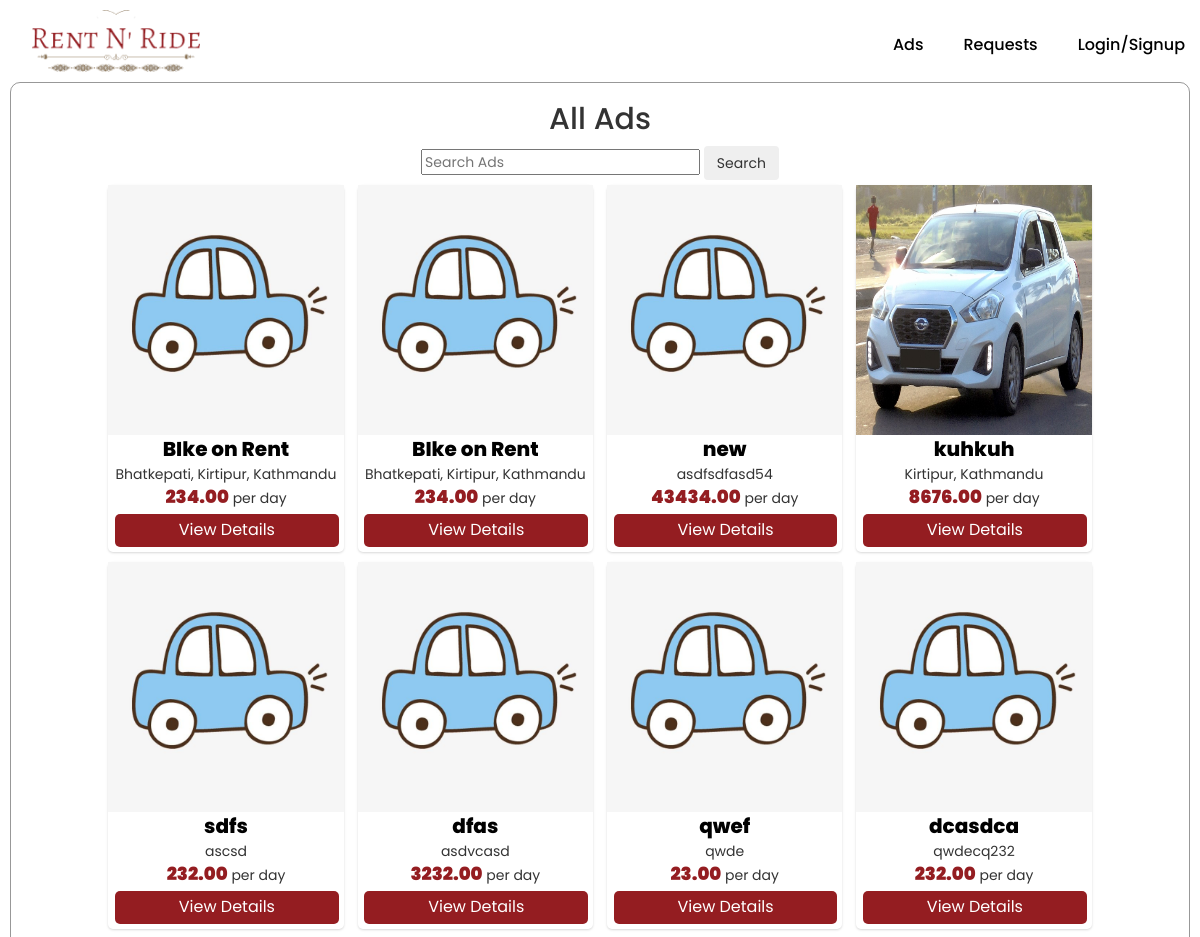
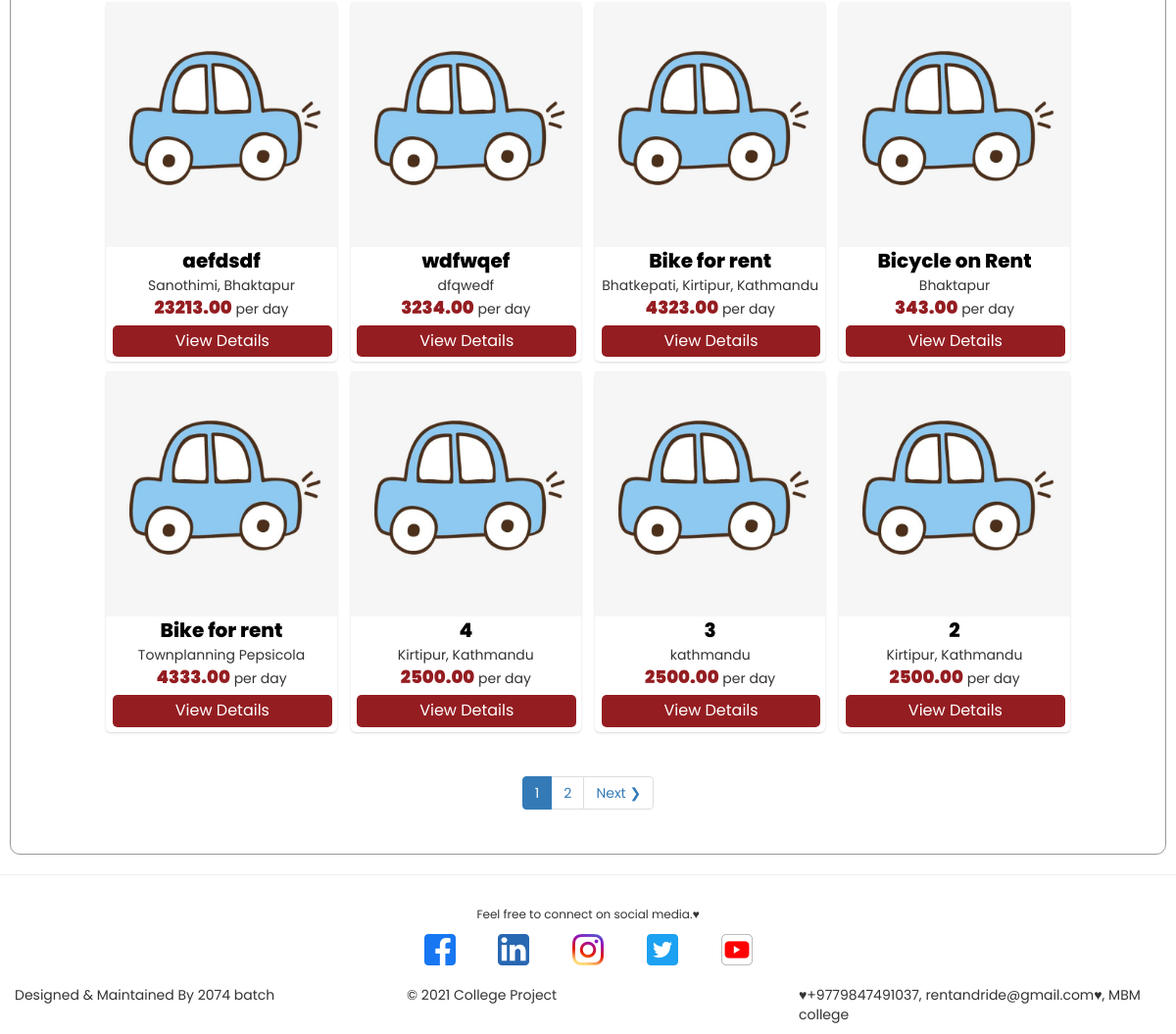
The page /ads/ on the database as committed earlier (2 pictures, top to bottom).
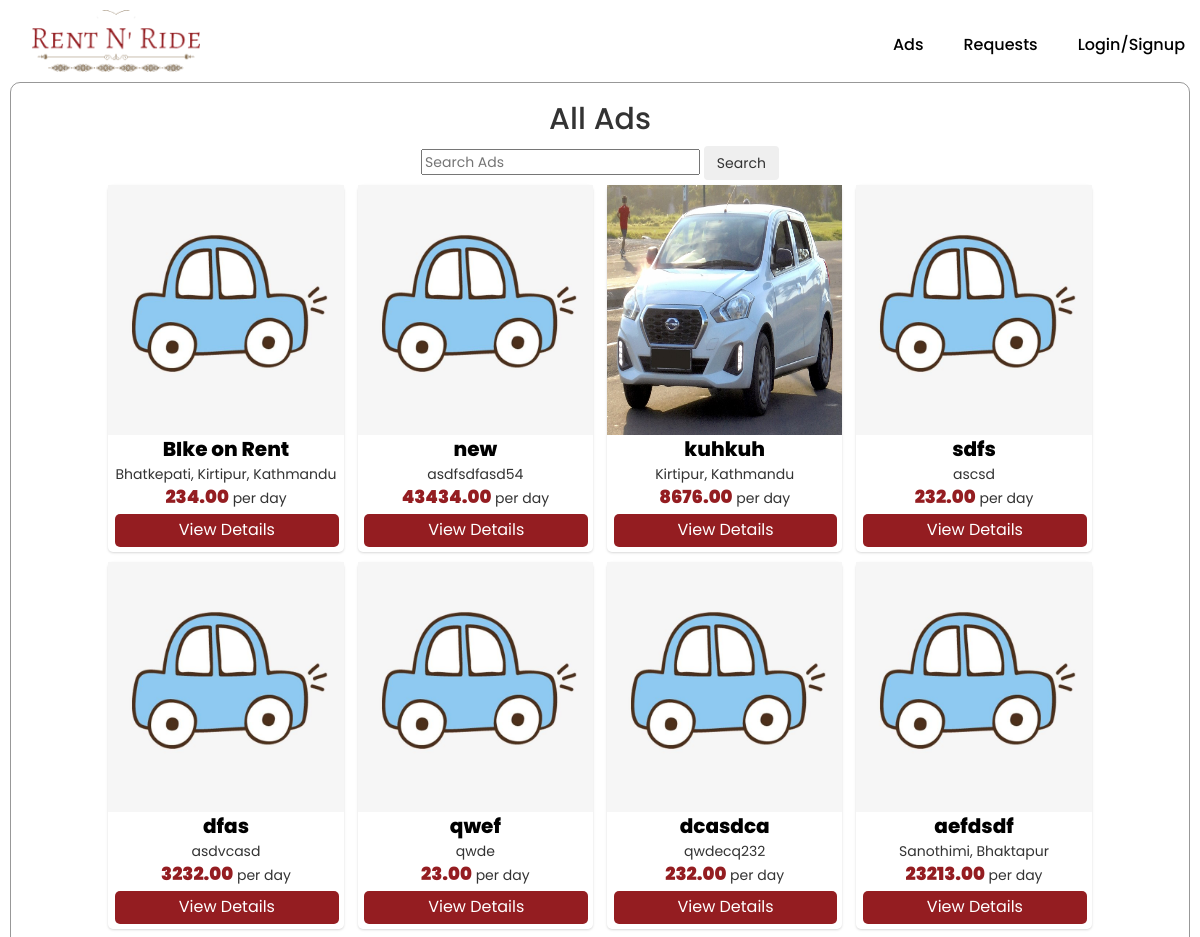
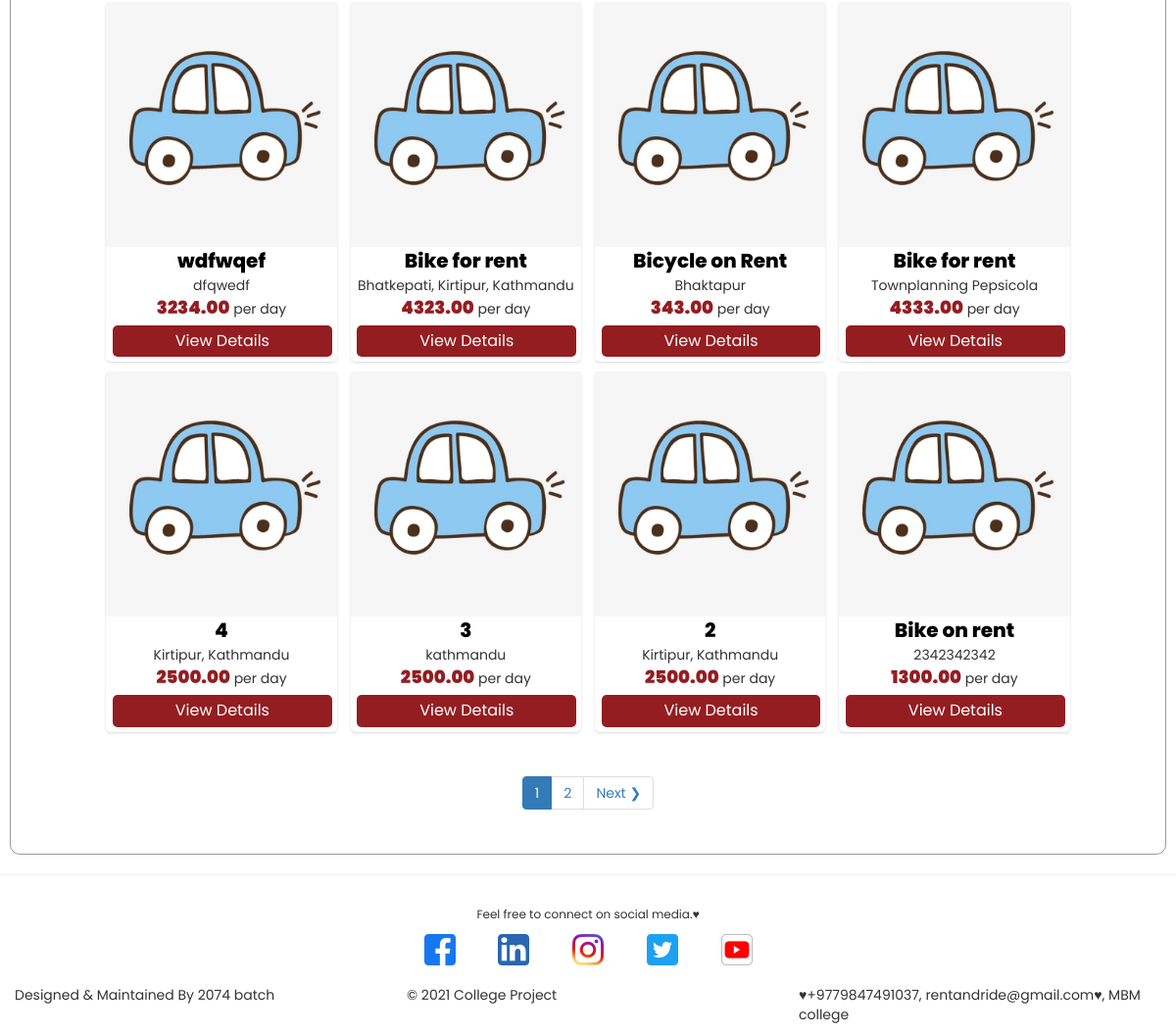
The same page on the database as committed later (2 pictures, top to bottom).
### ads/models.py (models this page shows, shortened)
class Ad(models.Model):
    VEHICLE_CHOICES = [
        ('C', 'Car'),
        ('M', 'Motrobike'),
        ('B', 'Bicycle'),
        ('S', 'Scooter'),
        ('O', 'Other')
    ]
    ad_title = models.CharField(max_length=200, null=True)
    owner = models.ForeignKey(
        Profile, null=True, blank=True, on_delete=models.SET_NULL)
    vehicle_type = models.CharField(
        max_length=1, choices=VEHICLE_CHOICES, null=True)
    vehicle_make = models.ForeignKey(
        VehicleMake, on_delete=models.PROTECT, null=True)
    model = models.CharField(max_length=200, null=True)
    distance_travelled = models.DecimalField(
        max_digits=8, decimal_places=2, null=True, blank=True)
    registration_number = models.CharField(
        max_length=100, null=True, blank=True)
    available_from = models.DateField(null=True)
    available_till = models.DateField(null=True)
    location = models.CharField(max_length=200, null=True)
    asking_price = models.DecimalField(
        max_digits=8, decimal_places=2, null=True)
    featured_image = models.ImageField(
        blank=True, null=True, upload_to='ads/', default='ads/ad-default.jpg')
    description = models.TextField(null=True, blank=True)
    created = models.DateTimeField(auto_now_add=True)
    id = models.UUIDField(default=uuid.uuid4, unique=True,
                          primary_key=True, editable=False)
    class Meta:
        ordering = ['-created']

### ads/views.py (the view)
# urls.py: path('ads/', views.ad, name='ads-archive'),
def ad(request):
    search_query = ''
    if request.GET.get('search_query'):
        search_query = request.GET.get('search_query')
    ads = Ad.objects.filter(Q(ad_title__icontains=search_query) | Q(location__icontains=search_query))
    page = request.GET.get('page')
    results = 16
    paginator = Paginator(ads, results)
    try:
        ads = paginator.page(page)
    except PageNotAnInteger:
        page = 1
        ads = paginator.page(page)
    except EmptyPage:
        page = paginator.num_pages
        ads = paginator.page(page)
    context = {'ads': ads, 'search_query': search_query, 'paginator': paginator}
    return render(request, 'ads/ads.html', context)

### ads/templates/ads/ads.html (shortened to what this page needs)
{% extends 'main.html' %}
{% load static %}
{% block content %}
<div class="wrapper">
    <h2>All Ads</h2>
    <form action="{% url 'ads-archive' %}" method="get">
        <input type="text " placeholder="Search Ads" id="" name="search_query" , value="{{search_query}}">
        <input type="submit" name="" id="" class="btn btn--sub btn--lg" value="Search">
    </form>
    {% for ad in ads %}
    <div class="card">
        <img src="{{ad.featured_image.url }}" alt="Avatar" style="width:100%; height: 250px;">
        <div class="detail">
            <name>{{ad.ad_title}}</name>
            <br>
            <location>{{ad.location}}</location>
            <br>
            <price>{{ad.asking_price}}</price> per day
            <br>
            <button style="margin: 5px; padding: 5px; border-radius: 5px;"><a href="{% url 'ad-details' ad.id %}">View
                    Details</a> </button>
        </div>
    </div>
    {% endfor %}
    <br>
    {% if ads.has_other_pages %}
    <div class="pagination">
        <nav aria-label="Page navigation example">
            <ul class="pagination">
                {% for page in paginator.page_range %}
                {% if page == ads.number %}
                <li class="page-item active"><a class="page-link" href="?page={{page}}">{{page}}</a></li>
                {% else %}
                <li class="page-item"><a class="page-link" href="?page={{page}}">{{page}}</a></li>
                {% endif %}
                {% endfor %}
                {% if ads.has_next %}
                <li class="page-item"><a class="page-link" href="?page={{ads.next_page_number}}">Next &#10095;</a></li>
                {% endif %}
            </ul>
        </nav>
    </div>
    {% endif %}
</div>
{% endblock content %}

Rows that differ between the two databases and show on the page:
removed Ad: featured_image (placeholder picture), ad_title "BIke on Rent", location "Bhatkepati, Kirtipur, Kathmandu", asking_price "234.00"
now on this page (row edited): Ad: featured_image (placeholder picture), ad_title "Bike on rent", location "2342342342", asking_price "1300.00"
